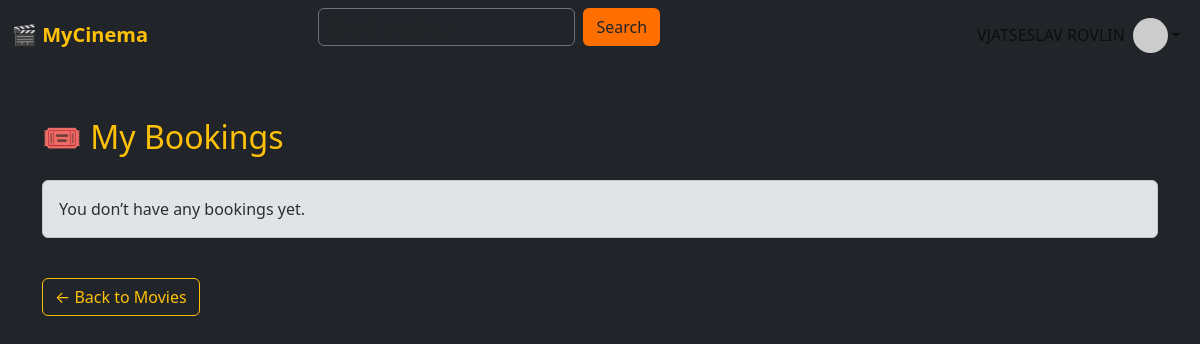
/public/my_bookings.php (signed in), run on an earlier commit of the app's database.
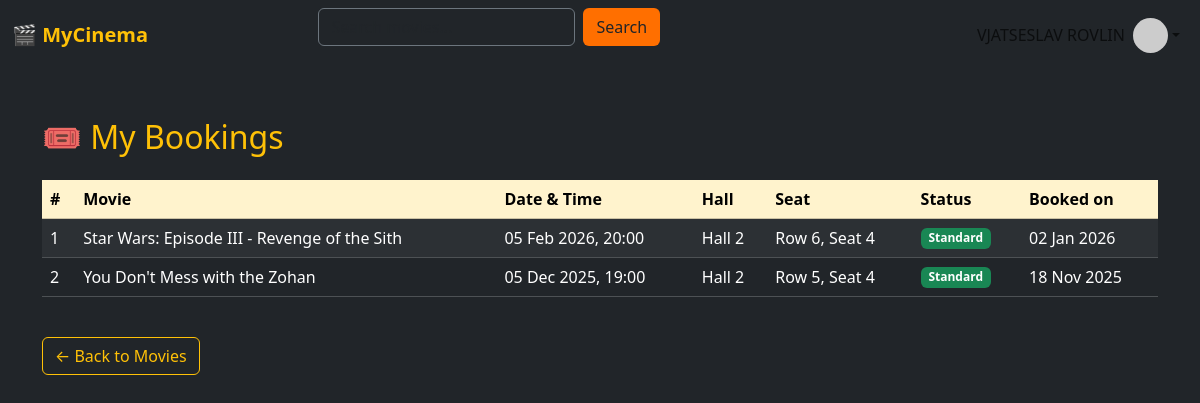
And on a later commit of the database.
### tables this page shows
CREATE TABLE IF NOT EXISTS `bookings` (
  `id` int NOT NULL AUTO_INCREMENT,
  `user_id` int DEFAULT NULL,
  `session_id` int NOT NULL,
  `seat_row` int NOT NULL,
  `seat_number` int NOT NULL,
  `status` enum('booked','premium','paid','cancelled') DEFAULT 'booked',
  `created_at` timestamp NULL DEFAULT CURRENT_TIMESTAMP,
  PRIMARY KEY (`id`),
  KEY `user_id` (`user_id`),
  KEY `session_id` (`session_id`),
  CONSTRAINT `bookings_ibfk_1` FOREIGN KEY (`user_id`) REFERENCES `users` (`id`) ON DELETE CASCADE,
  CONSTRAINT `bookings_ibfk_2` FOREIGN KEY (`session_id`) REFERENCES `sessions` (`id`) ON DELETE CASCADE
);

CREATE TABLE IF NOT EXISTS `movies` (
  `id` int NOT NULL AUTO_INCREMENT,
  `title` varchar(255) NOT NULL,
  `description` text,
  `genre` varchar(50) DEFAULT NULL,
  `duration` int DEFAULT NULL,
  `release_date` date DEFAULT NULL,
  `poster` longblob,
  `created_at` timestamp NULL DEFAULT CURRENT_TIMESTAMP,
  PRIMARY KEY (`id`)
);

CREATE TABLE IF NOT EXISTS `sessions` (
  `id` int NOT NULL AUTO_INCREMENT,
  `movie_id` int NOT NULL,
  `hall_id` int NOT NULL,
  `show_time` datetime NOT NULL,
  `price` decimal(6,2) NOT NULL,
  PRIMARY KEY (`id`),
  KEY `movie_id` (`movie_id`),
  KEY `hall_id` (`hall_id`),
  CONSTRAINT `sessions_ibfk_1` FOREIGN KEY (`movie_id`) REFERENCES `movies` (`id`) ON DELETE CASCADE,
  CONSTRAINT `sessions_ibfk_2` FOREIGN KEY (`hall_id`) REFERENCES `halls` (`id`) ON DELETE CASCADE
);

CREATE TABLE IF NOT EXISTS `halls` (
  `id` int NOT NULL AUTO_INCREMENT,
  `name` varchar(100) NOT NULL,
  `total_rows` int NOT NULL,
  `seats_per_row` int NOT NULL,
  PRIMARY KEY (`id`)
);

### public/my_bookings.php (the view, shortened to what this page needs)
<?php
require_once '../includes/header.php';
$user_id = $_SESSION['user']['id'];
$stmt = $pdo->prepare("
    SELECT b.*, m.title, s.show_time, h.name AS hall_name
    FROM bookings b
    JOIN sessions s ON b.session_id = s.id
    JOIN movies m ON s.movie_id = m.id
    JOIN halls h ON s.hall_id = h.id
    WHERE b.user_id = ?
    ORDER BY s.show_time DESC
");
$stmt->execute([$user_id]);
$bookings = $stmt->fetchAll();
?>
<!DOCTYPE html>
<html lang="en">
<head>
    <link href="https://cdn.jsdelivr.net/npm/bootstrap@5.3.2/dist/css/bootstrap.min.css" rel="stylesheet">
</head>
<body class="bg-dark text-white">
<div class="container mt-5">
    <h2 class="text-warning mb-4">🎟 My Bookings</h2>
    <?php if (empty($bookings)): ?>
        <div class="alert alert-secondary">You don’t have any bookings yet.</div>
    <?php else: ?>
        <div class="table-responsive">
            <table class="table table-dark table-striped align-middle">
                <thead class="table-warning text-dark">
                    <tr>
                        <th>#</th>
                        <th>Movie</th>
                        <th>Date & Time</th>
                        <th>Hall</th>
                        <th>Seat</th>
                        <th>Status</th>
                        <th>Booked on</th>
                    </tr>
                </thead>
                <tbody>
                    <?php foreach ($bookings as $i => $b): ?>
                        <tr>
                            <td><?= $i + 1 ?></td>
                            <td><?= htmlspecialchars($b['title']) ?></td>
                            <td><?= date('d M Y, H:i', strtotime($b['show_time'])) ?></td>
                            <td><?= htmlspecialchars($b['hall_name']) ?></td>
                            <td>Row <?= $b['seat_row'] ?>, Seat <?= $b['seat_number'] ?></td>
                            <td>
                                <?php if ($b['status'] === 'premium'): ?>
                                    <span class="badge bg-warning text-dark">Premium</span>
                                <?php else: ?>
                                    <span class="badge bg-success">Standard</span>
                                <?php endif; ?>
                            </td>
                            <td><?= date('d M Y', strtotime($b['created_at'])) ?></td>
                        </tr>
                    <?php endforeach; ?>
                </tbody>
            </table>
        </div>
    <?php endif; ?>
    <a href="index.php" class="btn btn-outline-warning mt-4">← Back to Movies</a>
</div>
</body>
</html>

### includes/header.php (shortened to what this page needs)
<?php
$user = $_SESSION['user'] ?? null;
?>
<nav class="navbar navbar-expand-lg" style="color: #ff6f00;">
    <div class="container-fluid">
        <a class="navbar-brand fw-bold text-warning" href="/Cinema/public/index.php">🎬 MyCinema</a>
        <div class="collapse navbar-collapse justify-content-between" id="navbarNav">
            <form class="d-flex ms-auto me-auto" role="search" method="GET" action="index.php" style="max-width: 400px;">
                <input class="form-control me-2 bg-dark text-white border-secondary"
                       type="search"
                       name="search"
                       placeholder="Search movies..."
                       value="<?= htmlspecialchars($_GET['search'] ?? '') ?>">
                <button class="btn" type="submit" style="background-color: #ff6f00;">Search</button>
            </form>
            <ul class="navbar-nav ms-auto">
                <?php if ($user): ?>
                    <li class="nav-item dropdown">
                        <a class="nav-link dropdown-toggle d-flex align-items-center" href="#" role="button" data-bs-toggle="dropdown">
                            <span class="me-2"><?= htmlspecialchars($user['name'] ?? 'User') ?></span>
                            <img src="https://ui-avatars.com/api/?name=<?= urlencode($user['name'] ?? 'User') ?>&background=ff6f00&color=fff&rounded=true"
                                 width="35" height="35" class="rounded-circle">
                        </a>
                    </li>
                <?php else: ?>
                    <li class="nav-item">
                        <a class="btn btn-warning ms-2" href="login.php">Login / Sign up</a>
                    </li>
                <?php endif; ?>
            </ul>
        </div>
    </div>
</nav>

What changed in the data, as far as the page shows it:
added bookings: movies.title "Star Wars: Episode III - Revenge of the Sith", session.show_time "05 Feb 2026, 20:00", halls.name "Hall 2", seat_row "6", seat_number "4", status "Standard", created_at "02 Jan 2026"
added bookings: movies.title "You Don't Mess with the Zohan", session.show_time "05 Dec 2025, 19:00", halls.name "Hall 2", seat_row "5", seat_number "4", status "Standard", created_at "18 Nov 2025"
Also different on the page:
text no longer shown: "You don’t have any bookings yet."
text now shown: "# Movie Date & Time Hall Seat Status Booked on"
